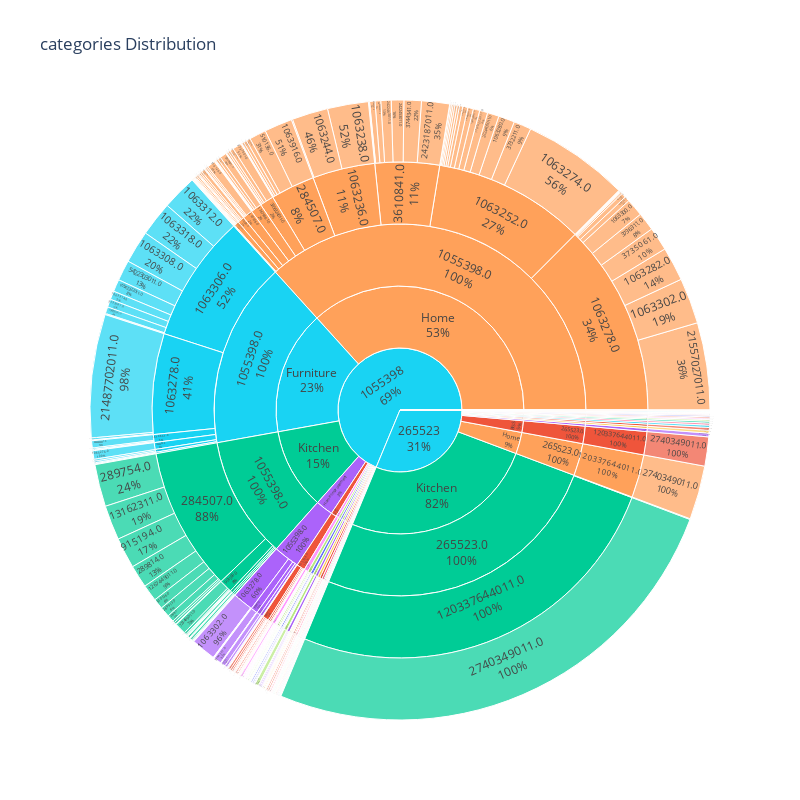

The code cell stored with this chart in its notebook:
### Code cell
fig = px.sunburst(cat_trees,
                  path=['rootCategory','productGroup','0_treeID','1_treeID','2_treeID'],
                  values='asin',
                  title="categories Distribution ",
                  width=800, 
                  height=800,
                  color='productGroup')
fig.update_traces(textinfo="label+percent parent")
fig.show()
fig.write_html("trees.html")

### Figure 1 — Plotly figure (JSON) as saved in the notebook; plotly's stock layout.template omitted (floating-point values rounded to 4 significant figures; data arrays with more than 128 entries replaced by an {"elided": "..."} marker saying what was removed)
{"data": [{"branchvalues": "total", "customdata": {"elided": "538x1 str values"}, "domain": {"x": [0, 1], "y": [0, 1]}, "hovertemplate": "labels=%{label}<br>asin=%{value}<br>parent=%{parent}<br>id=%{id}<br>productGroup=%{customdata[0]}<extra></extra>", "ids": {"elided": "538 str values"}, "labels": {"elided": "538 str values"}, "marker": {"colors": {"elided": "538 str values"}}, "name": "", "parents": {"elided": "538 str values"}, "textinfo": "label+percent parent", "type": "sunburst", "values": {"elided": "538 int values"}}], "layout": {"height": 800, "legend": {"tracegroupgap": 0}, "title": {"text": "categories Distribution "}, "width": 800}}
